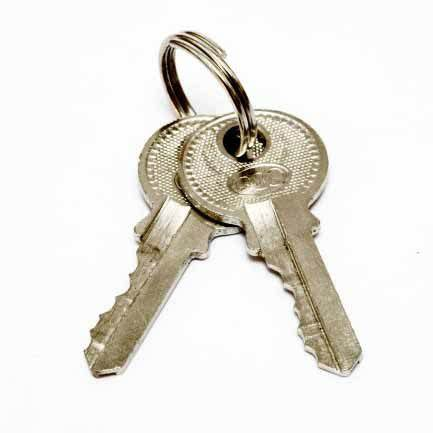
//> input picture untitled68/build/Desktop_Qt_6_7_3-Debug/18.jpg, 433 x 433 px
$ ./main   (built with g++ and OpenCV 4)
//> lines starting //> are read from the running program, lines starting //| are printed output that depends on the picture; after the words box and inside, x2 and y2 are one past the last pixel; in counts of white or black regions, pixels touching at a corner belong together
#include <opencv2/opencv.hpp>
#include <iostream>
#include <vector>

using namespace cv;
using namespace std;

int main()
{
    system("color F0");  //更改输出界面颜色
    //用4个点表示三角形轮廓
    vector<Point2f> contour;
    contour.push_back(Point2f(0, 0));
    contour.push_back(Point2f(10, 0));
    contour.push_back(Point2f(10, 10));
    contour.push_back(Point2f(5, 5));

    double length0 = arcLength(contour, true);//闭合
    double length1 = arcLength(contour, false);//非闭合
    cout << "length0 = " << length0 << endl;
    cout << "length1 = " << length1 << endl;

    Mat img = imread("18.jpg");
//> img is the input picture: 433 rows x 433 cols, CV_8UC3; mean B, G, R 226, 231.3, 233.7
    if (img.empty())
    {
        cout << "请确认图像文件名称是否正确" << endl;
        return -1;
    }
    imshow("原图", img);
    Mat gray, binary;
    cvtColor(img, gray, COLOR_BGR2GRAY);  //转化成灰度图
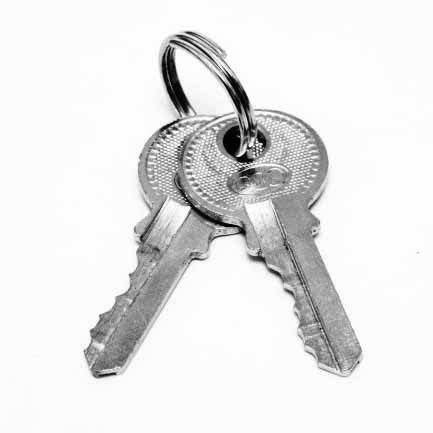
//> gray: 433 rows x 433 cols, CV_8UC1; min 0, max 255, mean 231.4
    GaussianBlur(gray, gray, Size(9, 9), 2, 2);  //平滑滤波
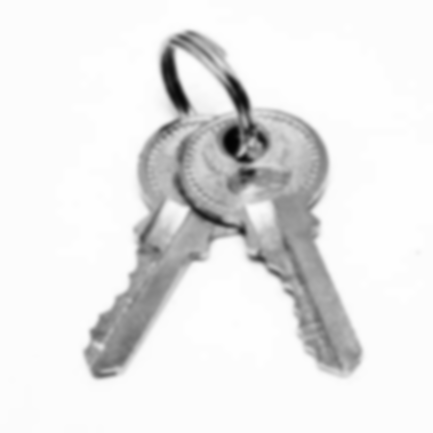
//> gray: 433 rows x 433 cols, CV_8UC1; min 3, max 254, mean 231.4
    threshold(gray, binary, 170, 255, THRESH_BINARY | THRESH_OTSU);  //自适应二值化
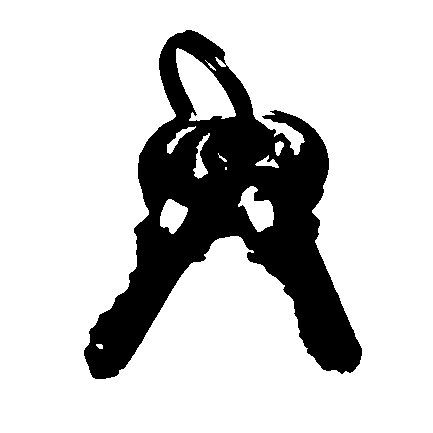
//> binary: 433 rows x 433 cols, CV_8UC1; 80.4% white; 1 black region

    // 轮廓检测
    vector<vector<Point>> contours;  //轮廓
    vector<Vec4i> hierarchy;  //存放轮廓结构变量
    findContours(binary, contours, hierarchy, RETR_TREE, CHAIN_APPROX_SIMPLE, Point());
//> contours = 13 contours, 4 with area under 20; largest, box (x1, y1, x2, y2) and area: (0, 0, 433, 433) 186624, (83, 29, 363, 380) 42034, (176, 48, 236, 121) 2236, (238, 186, 274, 232) 828, (160, 199, 188, 234) 590

    //输出轮廓长度
    for (int t = 0; t < contours.size(); t++)
    {
        double length2 = arcLength(contours[t], true);
        cout << "第" << t << "个轮廓长度=" << length2 << endl;
    }
//> this loop made 13 passes
//> length2 on passes 1 to 12: 1728, 1576.1, 17.66, 101.7, 145.9, 6, 66.53, 25.56, 37.56, 119.6, 89.5, 30.04
//| 第0个轮廓长度=1728
//| 第1个轮廓长度=1576.08
//| 第2个轮廓长度=17.6569
//| 第3个轮廓长度=101.74
//| 第4个轮廓长度=145.882
//| 第5个轮廓长度=6
//| 第6个轮廓长度=66.5269
//| 第7个轮廓长度=25.5563
//> (output is shown up to pass 8 of 13)
    return 0;
}
